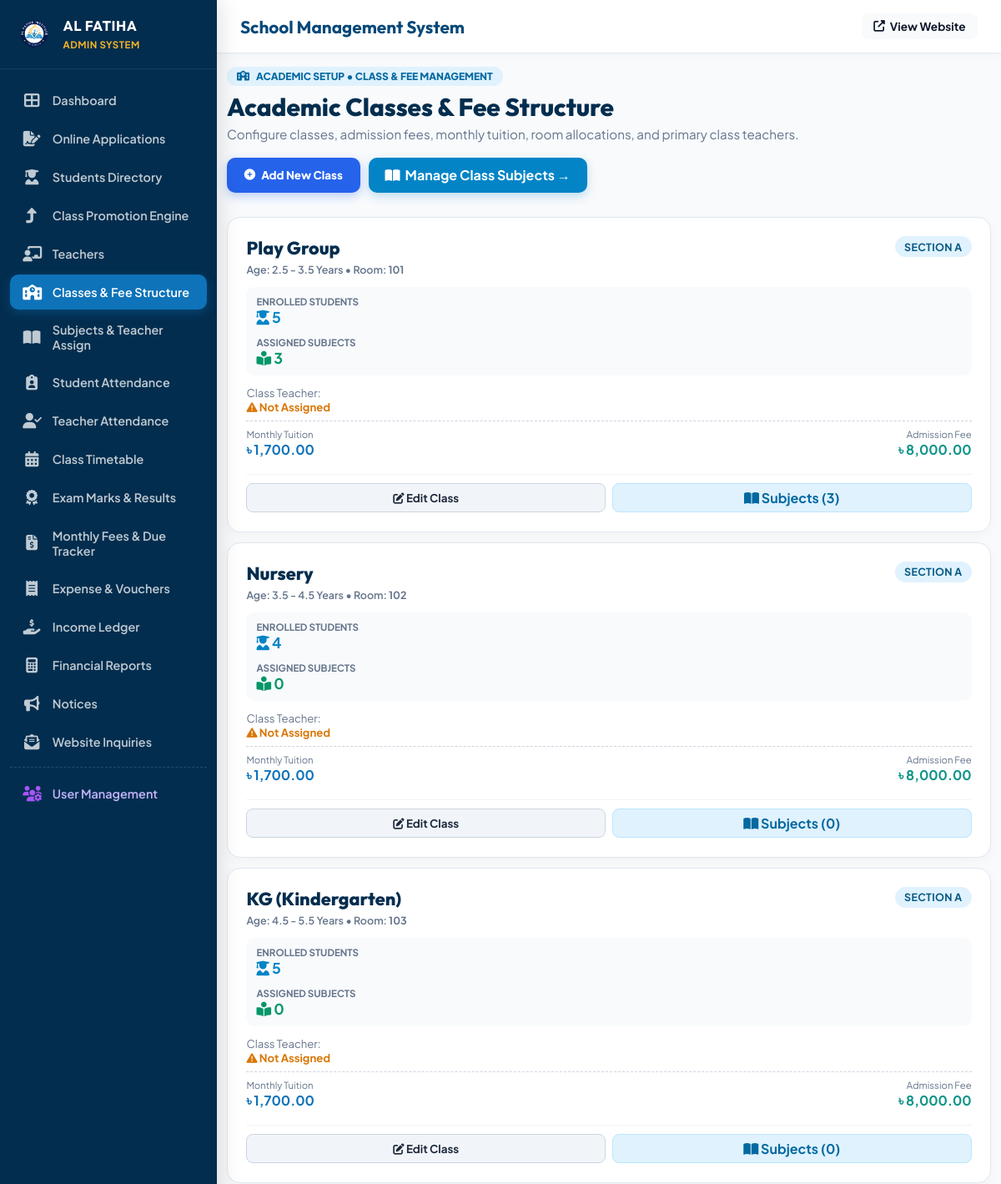
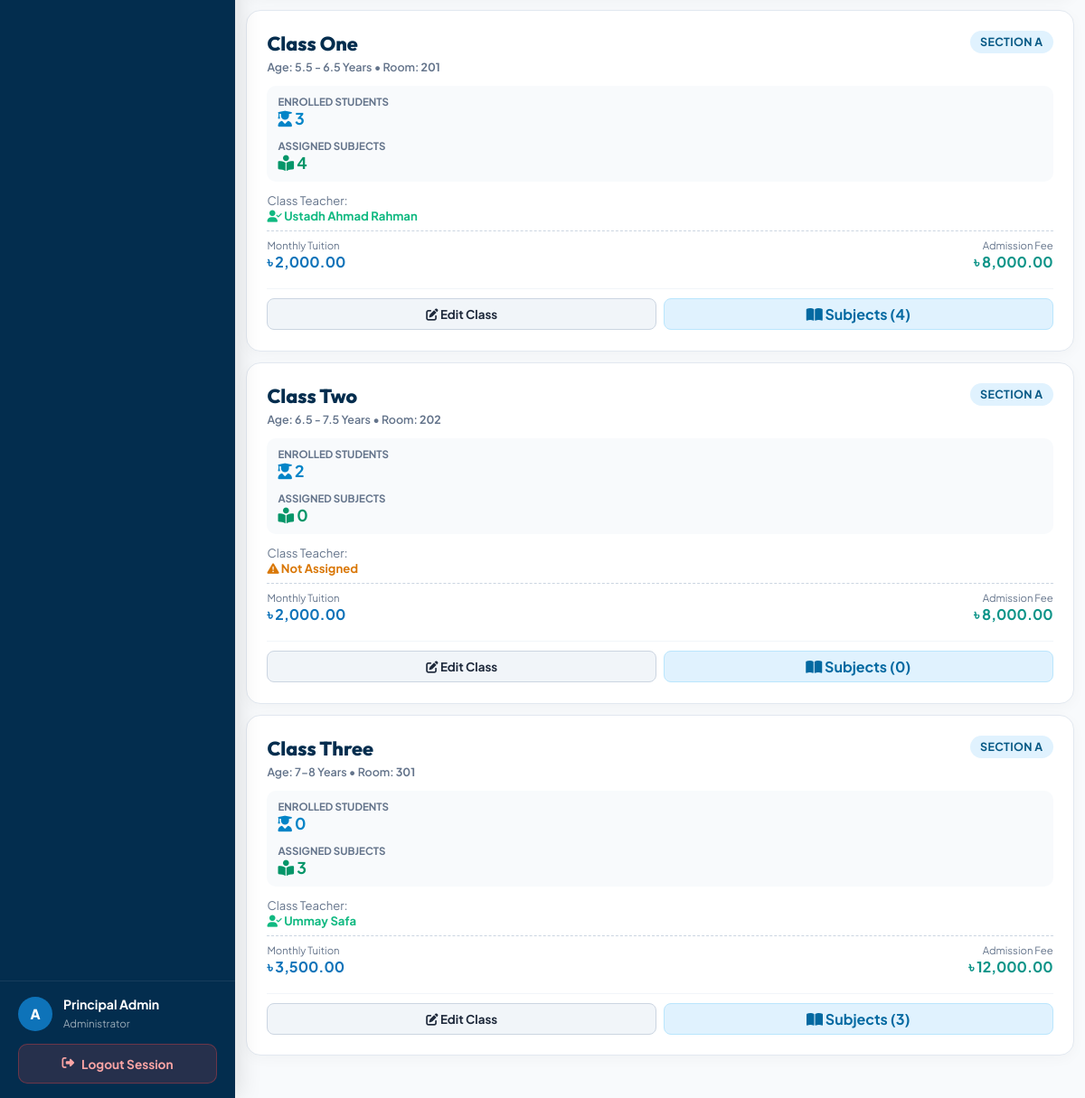
The page /admin/classes.php (signed in) on the database its author committed (2 pictures, top to bottom).
### tables this page shows
CREATE TABLE `classes` (
  `id` int(11) NOT NULL AUTO_INCREMENT,
  `class_name` varchar(50) NOT NULL,
  `age_group` varchar(50) NOT NULL,
  `section` varchar(10) DEFAULT 'A',
  `room_no` varchar(20) DEFAULT '101',
  `tuition_fee` decimal(10,2) NOT NULL DEFAULT 3500.00,
  `admission_fee` decimal(10,2) NOT NULL DEFAULT 8000.00,
  `book_kit_fee` decimal(10,2) NOT NULL DEFAULT 3500.00,
  `primary_teacher_id` int(11) DEFAULT NULL,
  `backup_teacher_id` int(11) DEFAULT NULL,
  PRIMARY KEY (`id`)
);

CREATE TABLE `teachers` (
  `id` int(11) NOT NULL AUTO_INCREMENT,
  `user_id` int(11) DEFAULT NULL,
  `teacher_code` varchar(20) NOT NULL,
  `full_name` varchar(100) NOT NULL,
  `qualification` varchar(150) NOT NULL,
  `specialty` varchar(100) NOT NULL,
  `email` varchar(100) NOT NULL,
  `phone` varchar(20) NOT NULL,
  `joining_date` date DEFAULT NULL,
  PRIMARY KEY (`id`),
  UNIQUE KEY `teacher_code` (`teacher_code`),
  KEY `user_id` (`user_id`),
  CONSTRAINT `teachers_ibfk_1` FOREIGN KEY (`user_id`) REFERENCES `users` (`id`) ON DELETE SET NULL
);

### includes/functions.php (called while the page is built, shortened)
<?php
function format_currency($amount) {
    return '৳ ' . number_format($amount, 2);
}

### admin/classes.php (the view, shortened to what this page needs)
<?php
require_once __DIR__ . '/layout.php';
$db = get_db_connection();
$classes = $db->query("
    SELECT c.*,
           COUNT(DISTINCT s.id) as student_count,
           COUNT(DISTINCT sub.id) as subject_count,
           pt.full_name as primary_teacher_name,
           bt.full_name as backup_teacher_name
    FROM classes c
    LEFT JOIN students s ON c.id = s.class_id AND s.status = 'Active'
    LEFT JOIN subjects sub ON c.id = sub.class_id
    LEFT JOIN teachers pt ON c.primary_teacher_id = pt.id
    LEFT JOIN teachers bt ON c.backup_teacher_id = bt.id
    GROUP BY c.id
    ORDER BY c.id ASC
")->fetchAll();
?>
<div style="display: flex; justify-content: space-between; align-items: center; flex-wrap: wrap; gap: 1.2rem; margin-bottom: 1.8rem;">
  <div>
    <div style="display: inline-flex; align-items: center; gap: 8px; background: #e0f2fe; color: #0369a1; font-size: 0.75rem; font-weight: 800; padding: 4px 12px; border-radius: 20px; margin-bottom: 6px;">
      <i class="fas fa-school text-primary"></i>
      <span>ACADEMIC SETUP &bull; CLASS &amp; FEE MANAGEMENT</span>
    </div>
    <h2 style="font-family: 'Outfit', sans-serif; color: var(--admin-deep-navy); margin: 0; font-size: 1.85rem; font-weight: 800;">
      Academic Classes &amp; Fee Structure
    </h2>
    <p style="color: var(--admin-text-muted); margin: 4px 0 0 0; font-size: 0.95rem;">
      Configure classes, admission fees, monthly tuition, room allocations, and primary class teachers.
    </p>
  </div>
  <div style="display: flex; gap: 10px; flex-wrap: wrap;">
    <button class="btn btn-primary" style="background: #2563eb; color: #ffffff; padding: 0.65rem 1.3rem; border-radius: 10px; font-weight: 800; border: none; cursor: pointer; display: inline-flex; align-items: center; gap: 7px; box-shadow: 0 4px 12px rgba(37,99,235,0.3);" onclick="openModal('addClassModal')">
      <i class="fas fa-plus-circle"></i> Add New Class
    </button>
    <a href="subjects.php" class="btn" style="background: #0284c7; color: #ffffff; padding: 0.65rem 1.25rem; border-radius: 10px; font-weight: 700; text-decoration: none; display: inline-flex; align-items: center; gap: 6px; box-shadow: 0 4px 12px rgba(2,132,199,0.25);">
      <i class="fas fa-book-open"></i> Manage Class Subjects &rarr;
    </a>
  </div>
</div>
<div style="display: grid; grid-template-columns: repeat(auto-fit, minmax(280px, 1fr)); gap: 1.2rem; margin-bottom: 2rem;">
  <?php foreach ($classes as $c): ?>
    <div style="background: #ffffff; border: 1.5px solid #e2e8f0; border-radius: 16px; padding: 1.4rem; box-shadow: 0 4px 15px rgba(0,0,0,0.03); display: flex; flex-direction: column; justify-content: space-between;">
      <div>
        <div style="display: flex; justify-content: space-between; align-items: flex-start; margin-bottom: 8px;">
          <div>
            <h3 style="margin: 0; font-family: 'Outfit', sans-serif; font-size: 1.35rem; color: var(--admin-deep-navy); font-weight: 800;">
              <?= htmlspecialchars($c['class_name']) ?>
            </h3>
            <span style="font-size: 0.78rem; color: var(--admin-text-muted); font-weight: 600;">
              Age: <?= htmlspecialchars($c['age_group']) ?> &bull; Room: <strong><?= htmlspecialchars($c['room_no'] ?: 'TBA') ?></strong>
            </span>
          </div>
          <span class="badge badge-info" style="font-weight: 700; font-size: 0.78rem;">Section <?= htmlspecialchars($c['section']) ?></span>
        </div>
        <div style="background: #f8fafc; border-radius: 10px; padding: 10px 12px; margin: 12px 0; display: grid; grid-template-columns: 1fr 1fr; gap: 8px; font-size: 0.85rem;">
          <div>
            <span style="color: #64748b; font-size: 0.72rem; text-transform: uppercase; font-weight: 700; display: block;">Enrolled Students</span>
            <strong style="color: #0284c7; font-size: 1.1rem;"><i class="fas fa-user-graduate"></i> <?= $c['student_count'] ?></strong>
          </div>
          <div>
            <span style="color: #64748b; font-size: 0.72rem; text-transform: uppercase; font-weight: 700; display: block;">Assigned Subjects</span>
            <strong style="color: #059669; font-size: 1.1rem;"><i class="fas fa-book-reader"></i> <?= $c['subject_count'] ?></strong>
          </div>
        </div>
        <div style="font-size: 0.82rem; margin-bottom: 8px;">
          <span style="color: #64748b;">Class Teacher:</span>
          <?php if ($c['primary_teacher_name']): ?>
            <strong style="color: #10b981; display: block;"><i class="fas fa-user-check"></i> <?= htmlspecialchars($c['primary_teacher_name']) ?></strong>
          <?php else: ?>
            <span style="color: #d97706; font-weight: 700; display: block;"><i class="fas fa-exclamation-triangle"></i> Not Assigned</span>
          <?php endif; ?>
        </div>
        <div style="display: flex; justify-content: space-between; border-top: 1px dashed #cbd5e1; padding-top: 8px; margin-top: 8px; font-size: 0.85rem;">
          <div>
            <small style="color: #64748b; display: block;">Monthly Tuition</small>
            <strong style="color: var(--admin-primary); font-size: 1rem;"><?= format_currency($c['tuition_fee']) ?></strong>
          </div>
          <div style="text-align: right;">
            <small style="color: #64748b; display: block;">Admission Fee</small>
            <strong style="color: #0d9488; font-size: 1rem;"><?= format_currency($c['admission_fee']) ?></strong>
          </div>
        </div>
      </div>
      <div style="display: flex; gap: 8px; margin-top: 1.2rem; border-top: 1px solid #f1f5f9; padding-top: 10px;">
        <button onclick="editClassConfig(<?= htmlspecialchars(json_encode($c)) ?>)" class="btn btn-sm" style="flex: 1; background: #f1f5f9; color: #1e293b; border: 1px solid #cbd5e1; font-weight: 700; border-radius: 8px; padding: 6px 10px; cursor: pointer;">
          <i class="fas fa-edit"></i> Edit Class
        </button>
        <a href="subjects.php?class_id=<?= $c['id'] ?>" class="btn btn-sm" style="flex: 1; background: #e0f2fe; color: #0369a1; border: 1px solid #bae6fd; font-weight: 700; border-radius: 8px; padding: 6px 10px; text-decoration: none; text-align: center;">
          <i class="fas fa-book-open"></i> Subjects (<?= $c['subject_count'] ?>)
        </a>
      </div>
    </div>
  <?php endforeach; ?>
</div>
<?php require_once __DIR__ . '/layout_footer.php'; ?>

### assets/css/admin.css (style rules this page uses)
:root { --admin-primary: #0e73b9; --admin-primary-dark: #064878; --admin-deep-navy: #032d4e; --admin-gold: #f3b527; --admin-gold-dark: #cd8707; --admin-bg: #f8fafc; --admin-card: #ffffff; --admin-border: #e2e8f0; --admin-text: #0f172a; --admin-text-muted: #64748b; --sidebar-width: 260px; --header-height: 64px; }
*, *::before, *::after { box-sizing: border-box; }
html, body { margin: 0; padding: 0; width: 100%; overflow-x: hidden; }
body.dashboard-body { font-family: 'Plus Jakarta Sans', sans-serif; background-color: var(--admin-bg); color: var(--admin-text); min-height: 100vh; display: flex; position: relative; -webkit-font-smoothing: antialiased; }
.badge { display: inline-block; padding: 0.28rem 0.7rem; border-radius: 50px; font-size: 0.75rem; font-weight: 700; text-transform: uppercase; letter-spacing: 0.3px; white-space: nowrap; }
.badge-info { background: #e0f2fe; color: #075985; }
.btn { cursor: pointer; border-radius: 8px; transition: all 0.2s ease; font-family: inherit; }
div[style*="grid-template-columns"] { grid-template-columns: 1fr !important; gap: 0.75rem !important; }

### rows shown on the page
classes: class_name "Play Group", age_group "2.5 - 3.5 Years", room_no "101", section "A", student_count "5", subject_count "3", shows "Not Assigned", tuition_fee "৳ 1,700.00", admission_fee "৳ 8,000.00"
classes: class_name "Nursery", age_group "3.5 - 4.5 Years", room_no "102", section "A", student_count "4", subject_count "0", shows "Not Assigned", tuition_fee "৳ 1,700.00", admission_fee "৳ 8,000.00"
classes: class_name "KG (Kindergarten)", age_group "4.5 - 5.5 Years", room_no "103", section "A", student_count "5", subject_count "0", shows "Not Assigned", tuition_fee "৳ 1,700.00", admission_fee "৳ 8,000.00"
classes: class_name "Class One", age_group "5.5 - 6.5 Years", room_no "201", section "A", student_count "3", subject_count "4", teachers.full_name "Ustadh Ahmad Rahman", tuition_fee "৳ 2,000.00", admission_fee "৳ 8,000.00"
classes: class_name "Class Two", age_group "6.5 - 7.5 Years", room_no "202", section "A", student_count "2", subject_count "0", shows "Not Assigned", tuition_fee "৳ 2,000.00", admission_fee "৳ 8,000.00"
classes: class_name "Class Three", age_group "7-8 Years", room_no "301", section "A", student_count "0", subject_count "3", teachers.full_name "Ummay Safa", tuition_fee "৳ 3,500.00", admission_fee "৳ 12,000.00"

### other values the page prints
$user_name "Principal Admin"
